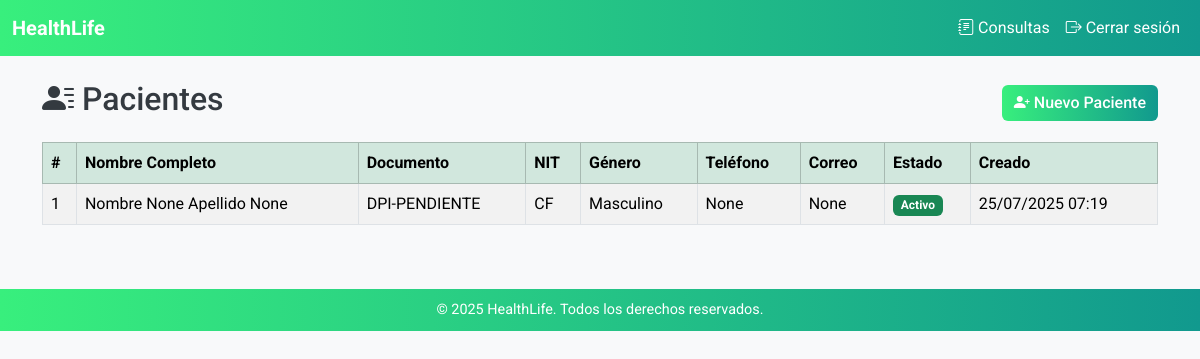
The page /pacientes/ (signed in) on the database its author committed.
### pacientes/models.py (models this page shows, shortened)
class Paciente(models.Model):
    primer_nombre = models.CharField(max_length=50, default='Nombre')
    otros_nombres = models.CharField(max_length=50, blank=True, null=True)
    primer_apellido = models.CharField(max_length=50, default='Apellido')
    segundo_apellido = models.CharField(max_length=50, blank=True, null=True)
    apellido_casada = models.CharField(max_length=50, blank=True, null=True)
    documento_identidad = models.CharField(max_length=25, unique=True, default='DPI-PENDIENTE')
    tipo_documento = models.CharField(max_length=15, choices=[('DPI', 'DPI'), ('CUI', 'CUI')], default='DPI')
    nit = models.CharField(max_length=20, default='CF')
    fecha_nacimiento = models.DateField(default=timezone.now)
    genero = models.CharField(max_length=1, choices=[('M', 'Masculino'), ('F', 'Femenino')], default='M')
    profesion = models.CharField(max_length=100, blank=True, null=True)
    alergias = models.TextField(blank=True, null=True)
    grupo_sanguineo = models.CharField(max_length=3, choices=[
        ('A+', 'A+'), ('A-', 'A-'), ('B+', 'B+'), ('B-', 'B-'),
        ('AB+', 'AB+'), ('AB-', 'AB-'), ('O+', 'O+'), ('O-', 'O-')
    ], blank=True, null=True)
    correo = models.EmailField(blank=True, null=True)
    telefono = models.CharField(max_length=20, blank=True, null=True)
    notificacion_whatsapp = models.BooleanField(default=False)
    notificacion_email = models.BooleanField(default=False)
    notificacion_sms = models.BooleanField(default=False)
    direccion = models.TextField(blank=True, null=True)
    ciudad = models.CharField(max_length=100, blank=True, null=True)
    pais = models.CharField(max_length=100, default='Guatemala')
    zona_residencia = models.CharField(max_length=100, blank=True, null=True)
    codigo_postal = models.CharField(max_length=15, blank=True, null=True)
    enviar_recordatorio = models.BooleanField(default=True)
    estado = models.CharField(max_length=10, choices=[('Activo', 'Activo'), ('Inactivo', 'Inactivo')], default='Activo')
    notas = models.TextField(blank=True, null=True)
    nacionalidad = models.CharField(max_length=100, blank=True, null=True)
    identidad_genero = models.CharField(max_length=20, blank=True, null=True)
    discapacidad = models.CharField(max_length=100, blank=True, null=True)
    es_donador = models.BooleanField(default=False)
    fecha_donacion = models.DateField(blank=True, null=True)
    comentarios_donacion = models.TextField(blank=True, null=True)
    ocupacion = models.CharField(max_length=100, blank=True, null=True)
    tipo_paciente = models.CharField(max_length=100, blank=True, null=True)
    fecha_creacion = models.DateTimeField(auto_now_add=True)
    fecha_modificacion = models.DateTimeField(auto_now=True)

### pacientes/views.py (the view, shortened to what this page needs)
# urls.py: path('', views.listar_pacientes, name='listar_pacientes'),
@login_required
def listar_pacientes(request):
    pacientes = Paciente.objects.all().order_by('-fecha_creacion')  # últimos primero
    form = PacienteForm()
    context = {
        'pacientes': pacientes,
        'form': form,
    }
    return render(request, 'pacientes/listar_pacientes.html', context)

### templates/pacientes/listar_pacientes.html (shortened to what this page needs)
{% extends 'base.html' %}
{% block content %}
<div class="container mt-4">
    <div class="d-flex justify-content-between align-items-center mb-3">
        <h2><i class="bi bi-person-lines-fill"></i> Pacientes</h2>
        <button class="btn btn-success" data-bs-toggle="modal" data-bs-target="#modalNuevoPaciente">
            <i class="bi bi-person-plus-fill"></i> Nuevo Paciente
        </button>
    </div>
    <div class="table-responsive">
        <table class="table table-bordered table-striped align-middle">
            <thead class="table-success">
                <tr>
                    <th>#</th>
                    <th>Nombre Completo</th>
                    <th>Documento</th>
                    <th>NIT</th>
                    <th>Género</th>
                    <th>Teléfono</th>
                    <th>Correo</th>
                    <th>Estado</th>
                    <th>Creado</th>
                </tr>
            </thead>
            <tbody>
                {% for paciente in pacientes %}
                <tr>
                    <td>{{ forloop.counter }}</td>
                    <td>{{ paciente.primer_nombre }} {{ paciente.otros_nombres }} {{ paciente.primer_apellido }} {{ paciente.segundo_apellido }}</td>
                    <td>{{ paciente.documento_identidad }}</td>
                    <td>{{ paciente.nit }}</td>
                    <td>{{ paciente.get_genero_display }}</td>
                    <td>{{ paciente.telefono }}</td>
                    <td>{{ paciente.correo }}</td>
                    <td>
                        {% if paciente.estado == "Activo" %}
                            <span class="badge bg-success">Activo</span>
                        {% else %}
                            <span class="badge bg-secondary">Inactivo</span>
                        {% endif %}
                    </td>
                    <td>{{ paciente.fecha_creacion|date:"d/m/Y H:i" }}</td>
                </tr>
                {% empty %}
                <tr><td colspan="9" class="text-center">No hay pacientes registrados.</td></tr>
                {% endfor %}
            </tbody>
        </table>
    </div>
</div>
{% endblock %}

### static/css/style.css (style rules this page uses)
.btn-success { background-color: var(--color-consultas); border: none; font-weight: 500; transition: all 0.3s ease; }

### templates/base.html (style rules this page uses)
:root { --verde-claro: #38ef7d; --verde-oscuro: #11998e; --color-texto: #343a40; --color-fondo: #f8f9fa; --color-blanco: #ffffff; }
body { background-color: var(--color-fondo); color: var(--color-texto); font-family: 'Roboto', sans-serif; }
.btn-primary, .btn-success, .btn-danger, .btn-warning { background: linear-gradient(to right, var(--verde-claro), var(--verde-oscuro)); border: none; }

### rows shown on the page
Paciente: primer_nombre "Nombre", otros_nombres "None", primer_apellido "Apellido", segundo_apellido "None", documento_identidad "DPI-PENDIENTE", nit "CF", genero "Masculino", telefono "None", correo "None", estado "Activo", fecha_creacion "25/07/2025 07:19"
